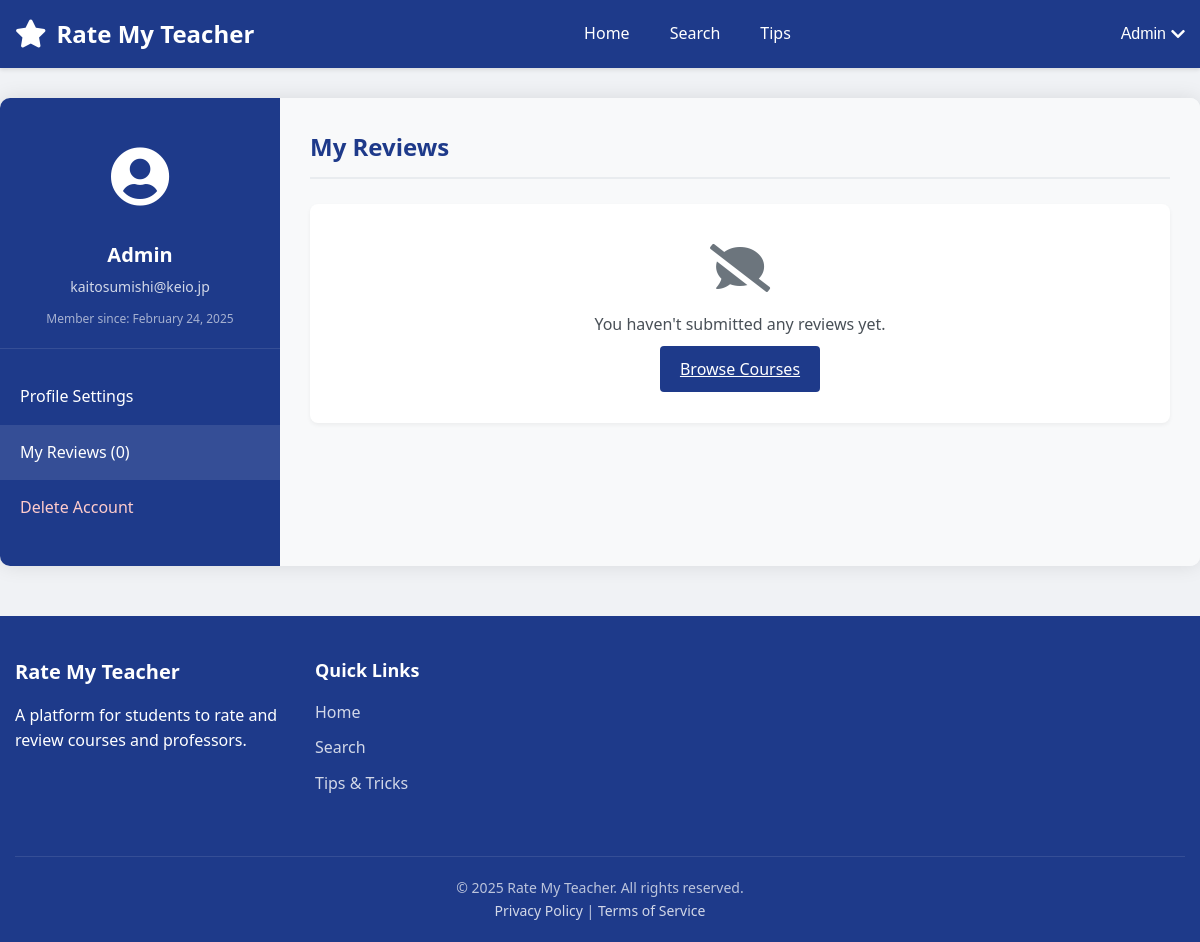
/account-section.php (signed in), run on an earlier commit of the app's database.
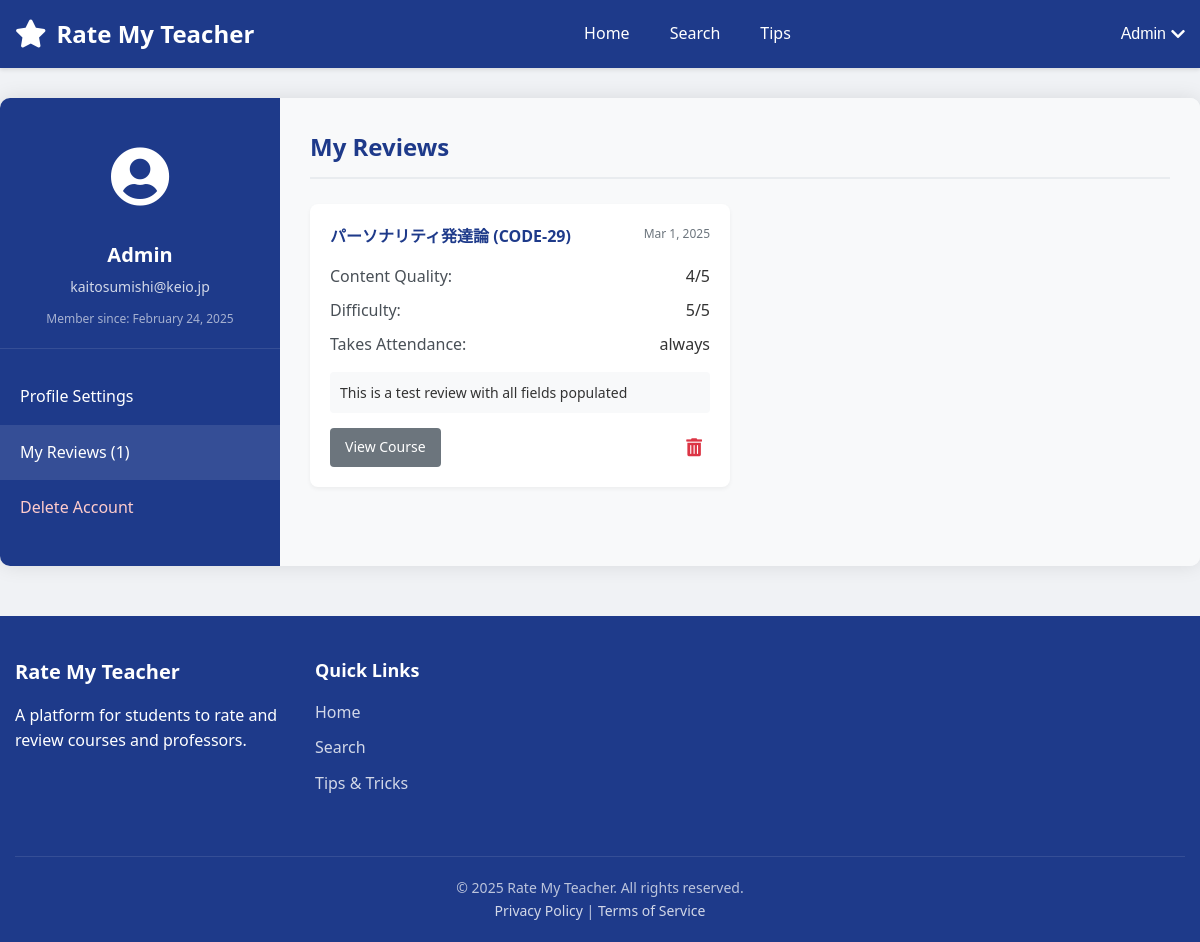
And on a later commit of the database.
### tables this page shows
CREATE TABLE ratings (
        id INTEGER PRIMARY KEY AUTOINCREMENT,
        user_id INTEGER NOT NULL,
        professor_id INTEGER NOT NULL,
        course_id INTEGER NOT NULL,
        rating REAL NOT NULL,
        comment TEXT,
        created_at TIMESTAMP DEFAULT CURRENT_TIMESTAMP, content_rating REAL, difficulty_rating REAL, grade TEXT, textbook TEXT, attendance_check TEXT, first_half TEXT, second_half TEXT,
        FOREIGN KEY (user_id) REFERENCES users(id) ON DELETE CASCADE,
        FOREIGN KEY (professor_id) REFERENCES professors(id) ON DELETE CASCADE,
        FOREIGN KEY (course_id) REFERENCES courses(id) ON DELETE CASCADE
    );

CREATE TABLE courses (
        id INTEGER PRIMARY KEY AUTOINCREMENT,
        name TEXT NOT NULL,
        course_code TEXT,
        description TEXT,
        professor_id INTEGER, avg_content_quality REAL DEFAULT 0, avg_difficulty REAL DEFAULT 0, review_count INTEGER DEFAULT 0,
        FOREIGN KEY (professor_id) REFERENCES professors(id) ON DELETE SET NULL
    );

### account-section.php (the view, shortened to what the changed rows need)
<?php
require_once "config.php";
$user_id = $_SESSION["id"];
$reviews_count = 0;
$reviews = [];
try {
    $columns_sql = "PRAGMA table_info(ratings)";
    $columns_result = $conn->query($columns_sql);
    $has_comments_field = false;
    $has_comment_field = false;
    while ($column = $columns_result->fetchArray(SQLITE3_ASSOC)) {
        if ($column['name'] === 'comment') {
            $has_comment_field = true;
        }
    }
    $course_columns_sql = "PRAGMA table_info(courses)";
    $course_columns_result = $conn->query($course_columns_sql);
    $course_name_field = 'name';
    $course_code_field = 'course_code';
    while ($column = $course_columns_result->fetchArray(SQLITE3_ASSOC)) {
        if ($column['name'] === 'name') {
            $course_name_field = 'name';
        }
    }
    $comment_field = $has_comments_field ? 'r.comments' : ($has_comment_field ? 'r.comment' : 'NULL');
    $review_sql = "SELECT r.*,
                  c.$course_name_field AS course_name,
                  c.$course_code_field AS course_code,
                  $comment_field AS review_text
                  FROM ratings r
                  JOIN courses c ON r.course_id = c.id
                  WHERE r.user_id = :user_id
                  ORDER BY r.created_at DESC";
    $review_stmt = $conn->prepare($review_sql);
    $review_stmt->bindValue(':user_id', $user_id, SQLITE3_INTEGER);
    $result = $review_stmt->execute();
    while ($row = $result->fetchArray(SQLITE3_ASSOC)) {
        if ($has_comments_field) {
            $row['comments'] = $row['comments'] ?? '';
        } elseif ($has_comment_field) {
            $row['comments'] = $row['comment'] ?? '';
        } else {
            $row['comments'] = '';
        }
        $row['content_quality'] = $row['content_quality'] ?? ($row['content_rating'] ?? 3);
        $row['difficulty'] = $row['difficulty'] ?? ($row['difficulty_rating'] ?? 3);
        $row['takes_attendance'] = $row['attendance_check'] ?? 'Unknown';
        $reviews[] = $row;
        $reviews_count++;
    }
} catch (Exception $e) {
    error_log("Error fetching reviews: " . $e->getMessage());
}
include_once "header.php";
?>
<div class="account-page-container">
    <div class="account-sidebar">
        <ul class="sidebar-nav">
            <li class="active"><a href="#my-reviews" data-section="my-reviews">My Reviews (<?php echo $reviews_count; ?>)</a></li>
        </ul>
    </div>
    <div class="account-content">
        <div id="my-reviews" class="account-section active">
            <h2>My Reviews</h2>
            <?php if (count($reviews) > 0): ?>
                <div class="reviews-list">
                    <?php foreach ($reviews as $review): ?>
                        <div class="review-card">
                            <div class="review-header">
                                <h3><?php echo htmlspecialchars($review["course_name"]); ?> (<?php echo htmlspecialchars($review["course_code"]); ?>)</h3>
                                <span class="review-date"><?php echo date("M j, Y", strtotime($review["created_at"])); ?></span>
                            </div>
                            <div class="review-ratings">
                                <div class="rating-item">
                                    <span class="rating-label">Content Quality:</span>
                                    <span class="rating-value"><?php echo $review["content_quality"]; ?>/5</span>
                                </div>
                                <div class="rating-item">
                                    <span class="rating-label">Difficulty:</span>
                                    <span class="rating-value"><?php echo $review["difficulty"]; ?>/5</span>
                                </div>
                                <?php if (isset($review["takes_attendance"])): ?>
                                <div class="rating-item">
                                    <span class="rating-label">Takes Attendance:</span>
                                    <span class="rating-value"><?php echo htmlspecialchars($review["takes_attendance"]); ?></span>
                                </div>
                                <?php endif; ?>
                            </div>
                            <?php
                            $reviewText = '';
                            if (!empty($review["comments"])) {
                                $reviewText = $review["comments"];
                            } elseif (!empty($review["comment"])) {
                                $reviewText = $review["comment"];
                            } elseif (!empty($review["review_text"])) {
                                $reviewText = $review["review_text"];
                            }
                            if (!empty($reviewText)):
                            ?>
                                <div class="review-comment">
                                    <p><?php echo htmlspecialchars($reviewText); ?></p>
                                </div>
                            <?php endif; ?>
                            <div class="review-actions">
                                <a href="course_page_template.php?id=<?php echo $review["course_id"]; ?>" class="btn-secondary">View Course</a>
                                <button class="delete-review" data-review-id="<?php echo $review["id"]; ?>" title="Delete Review">
                                    <i class="fas fa-trash-alt"></i>
                                </button>
                            </div>
                        </div>
                    <?php endforeach; ?>
                </div>
            <?php else: ?>
                <div class="empty-state">
                    <i class="fas fa-comment-slash"></i>
                    <p>You haven't submitted any reviews yet.</p>
                    <a href="home.php" class="btn-primary">Browse Courses</a>
                </div>
            <?php endif; ?>
        </div>
    </div>
</div>
<?php
include_once "footer.php";
?>

What changed in the data, as far as the page shows it:
added ratings: course.name "パーソナリティ発達論", course.course_code "CODE-29", created_at "Mar 1, 2025", content_rating "4", difficulty_rating "5", attendance_check "always", reviewText "This is a test review with all fields populated"
Also different on the page:
$reviews_count: "0" → "1"
text no longer shown: "You haven't submitted any reviews yet. Browse Courses"
